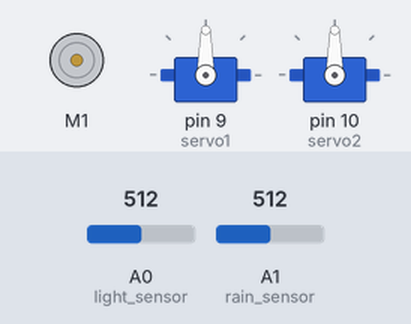
Simulated run of this sketch. Board: Arduino Uno, built with avr-gcc and run on an emulated ATmega328P. Parts: DC motor (green arrow = forward, orange = backward, longer = faster), 2 × servo. Inputs (shaded band) come from the test bench; at power-on: A1 (rain_sensor) = 512, A0 (light_sensor) = 512. What the sketch prints to the serial monitor is not drawn.

Above: at 1.3 s.
1.4 s: A1 (rain_sensor) set to 112
2.9 s: A1 (rain_sensor) set to 92
At 4.6 s:
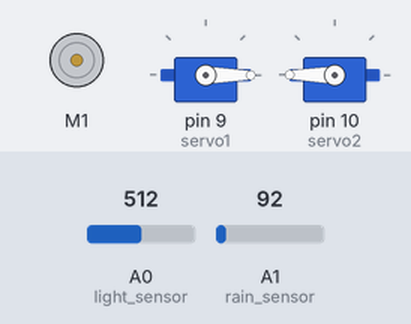
5.4 s: A0 (light_sensor) set to 217
6.9 s: A0 (light_sensor) set to 193
At 7.06 s:
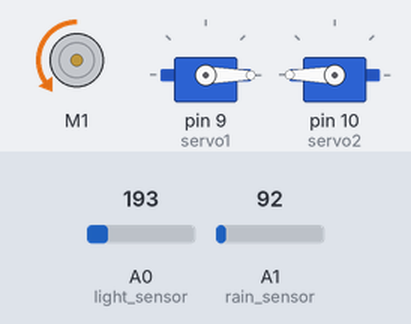
8.7 s: A0 (light_sensor) set to 306
At 9.41 s:
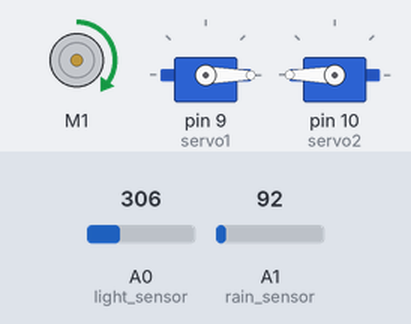
11.1 s: A0 (light_sensor) set to 122
At 11.9 s:
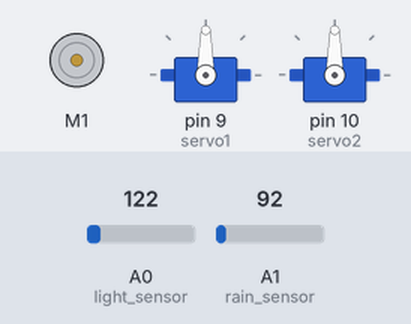
Timing chart, 0 to 13.9 s (numbered marks = the images above; inputs shaded):
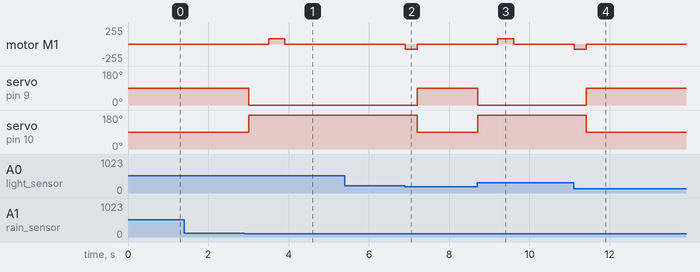

Measured:
- the behaviour switches between 103 and 102 on A1 (rain_sensor) (found by bisection; images 0 and 1)
- the behaviour switches between 205 and 204 on A0 (light_sensor) (found by bisection; images 1 and 2)
- after the input at 1.4 s, every drawn part: stays the same
- after the input at 2.9 s, motor M1: stopped → forward 80/255 after 0.61 s, → stopped 0.40 s later; servo on pin 9 (servo1): 90° → 0° after 0.11 s; servo on pin 10 (servo2): 90° → 180° after 0.11 s
- after the input at 5.4 s, every drawn part: stays the same
- after the input at 6.9 s, motor M1: stopped → backward 80/255 at once, → stopped 0.30 s later; servo on pin 9 (servo1): 0° → 90° after 0.31 s; servo on pin 10 (servo2): 180° → 90° after 0.31 s
- after the input at 8.7 s, motor M1: stopped → forward 80/255 after 0.51 s, → stopped 0.40 s later; servo on pin 9 (servo1): 90° → 0° at once; servo on pin 10 (servo2): 90° → 180° at once
- after the input at 11.1 s, motor M1: stopped → backward 80/255 at once, → stopped 0.30 s later; servo on pin 9 (servo1): 0° → 90° after 0.32 s; servo on pin 10 (servo2): 180° → 90° after 0.32 s

The sketch:

smart_window.ino
```cpp
#include <AFMotor.h>
#include <Servo.h>
//#include "SD.h"
//#include <Wire.h>
//#include "RTClib.h"

//#define LOG_INTERVAL  1000
//#define SYNC_INTERVAL 1000
//uint32_t syncTime = 0;

// Data logging shield
//const int chipSelect = 10;
//File logfile;

// RTC
//RTC_DS1307 RTC;

// Light sensor
int light_sensor = A0;
int light;

// Rain sensor
int rain_sensor = A1;
int rain;

// Window & Curtain status
int windowStatus;
int curtainStatus;

// Light and Rain threshold
int lightThreshold = 1;
int rainThreshold = 1;

// DC motor
AF_DCMotor dc_motor(1, MOTOR12_64KHZ);
int motorFlag = 0;

// Servo motor
Servo servo1;
Servo servo2;
int servoFlag = 0;

void setup() {

  Serial.begin(9600);

//  initSDcard();
//
//  createFile();
//
//  initRTC();
//
//  logfile.println("millis,stamp,datetime,light,rain,window,curtain");
  Serial.println("millis,stamp,datetime,light,rain,window,curtain");

  dc_motor.setSpeed(80);

  servo1.attach(9);
  servo2.attach(10);

}

void loop() {
//  DateTime now;
//  delay((LOG_INTERVAL - 1) - (millis() % LOG_INTERVAL));
//
//  uint32_t m = millis();
//  logfile.print(m);
//  logfile.print(", ");
//
//  now = RTC.now();
//
//  logfile.print(now.unixtime());
//  logfile.print(", ");
//  logfile.print(now.year(), DEC);
//  logfile.print("/");
//  logfile.print(now.month(), DEC);
//  logfile.print("/");
//  logfile.print(now.day(), DEC);
//  logfile.print(" ");
//  logfile.print(now.hour(), DEC);
//  logfile.print(":");
//  logfile.print(now.minute(), DEC);
//  logfile.print(":");
//  logfile.print(now.second(), DEC);

  int raw_light = analogRead(light_sensor);
  int light = map(raw_light, 0, 1023, 0, 10);

  int raw_rain = analogRead(rain_sensor);
  int rain = map(raw_rain, 0, 1023, 0, 10);

//  logfile.print(", ");
//  logfile.print(light);
//  logfile.print(", ");
//  logfile.print(rain);
//
  Serial.print(", ");
  Serial.print(light);
  Serial.print(", ");
  Serial.print(rain);

   if(rain < rainThreshold) {
      // Not raining
      if (light > lightThreshold){
        // Daytime
        openWindow();
        windowStatus = 1;
        delay(500);
        if (motorFlag == 0){
          openCurtain();
          stopCurtain();
          curtainStatus = 1;
          motorFlag++;
        }
      }else{
        // Nighttime
        if (motorFlag == 1){
          closeCurtain();
          stopCurtain();
          curtainStatus = 0;
          motorFlag--;
        }
        closeWindow();
        windowStatus = 0;
        delay(500);
      }
   }else{
      // Raining
      windowStatus = 0;
      closeWindow();
      delay(500);
   }

//  logfile.print(", ");
//  logfile.print(windowStatus);
//  logfile.print(", ");
//  logfile.println(curtainStatus);

  Serial.print(", ");
  Serial.print(windowStatus);
  Serial.print(", ");
  Serial.println(curtainStatus);

//   if ((millis() - syncTime) < SYNC_INTERVAL) return;
//   syncTime = millis();
//
//   logfile.flush();
}

void openWindow() {
  servo1.write(0);
  servo2.write(180);
}

void closeWindow() {
  servo1.write(90);
  servo2.write(90);
}

void openCurtain() {
  dc_motor.run(FORWARD);
  delay(400);
}

void closeCurtain() {
  dc_motor.run(BACKWARD);
  delay(300);
}

void stopCurtain() {
  dc_motor.run(RELEASE);
}

//void error(char const *str)
//{
//  Serial.print("error: ");
//  Serial.println(str);
//
//  while (1);
//}
//
//void initSDcard()
//{
//  Serial.print("Initializing SD card...");
//  pinMode(10, OUTPUT);
//  if (!SD.begin(chipSelect)) {
//    Serial.println("Card failed, or not present");
//    return;
//  }
//  Serial.println("card initialized.");
//
//}
//
//void createFile()
//{
//  char filename[] = "MLOG00.CSV";
//  for (uint8_t i = 0; i < 100; i++) {
//    filename[4] = i / 10 + '0';
//    filename[5] = i % 10 + '0';
//    if (! SD.exists(filename)) {
//      logfile = SD.open(filename, FILE_WRITE);
//      break;
//    }
//  }
//
//  if (! logfile) {
//    error("Couldnt create file");
//  }
//
//  Serial.print("Logging to: ");
//  Serial.println(filename);
//}
//
//void initRTC()
//{
//  Wire.begin();
//  if (!RTC.begin()) {
//    logfile.println("RTC failed");
//    Serial.println("RTC failed");
//  }
//}
```
